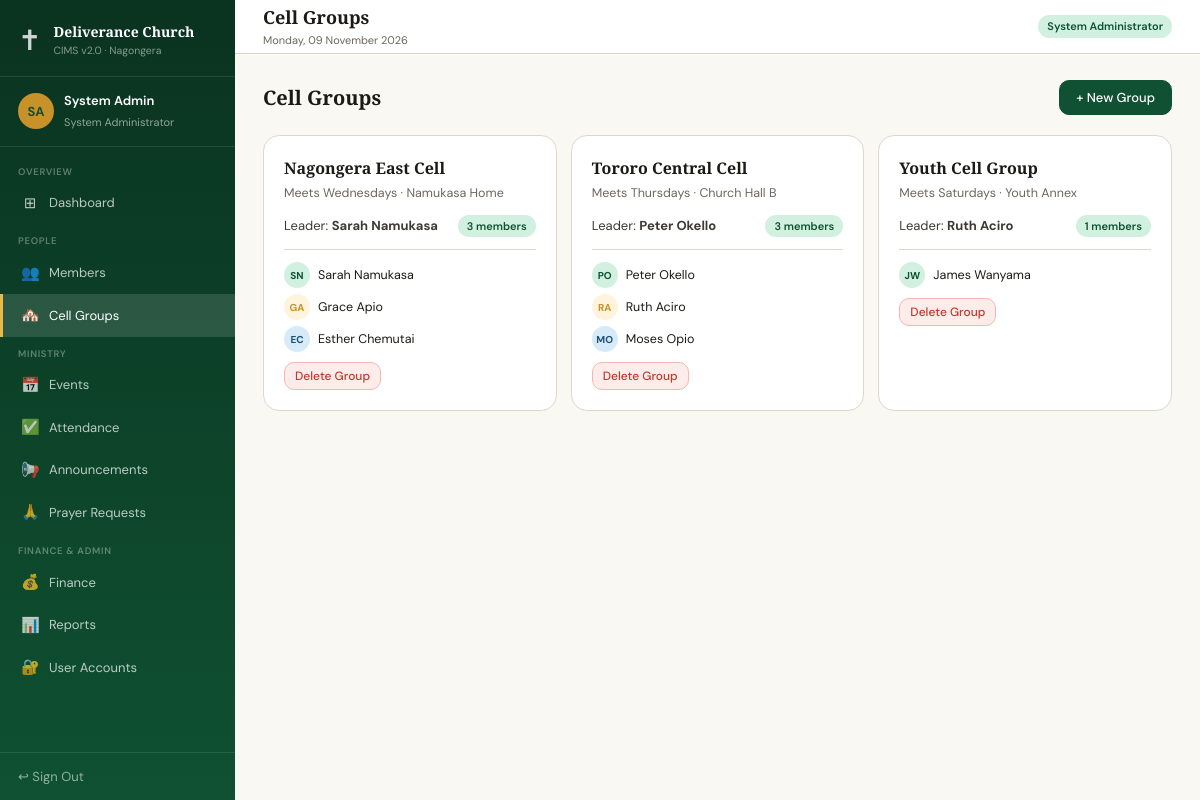
/pages/cell_groups.php (signed in), run on the app's committed database.
### tables this page shows
CREATE TABLE cell_groups (
    id INT AUTO_INCREMENT PRIMARY KEY,
    name VARCHAR(100) NOT NULL,
    leader_id INT,
    meeting_day VARCHAR(20),
    meeting_location VARCHAR(150),
    created_at TIMESTAMP DEFAULT CURRENT_TIMESTAMP
);

CREATE TABLE members (
    id INT AUTO_INCREMENT PRIMARY KEY,
    first_name VARCHAR(60) NOT NULL,
    last_name VARCHAR(60) NOT NULL,
    phone VARCHAR(30),
    email VARCHAR(100),
    date_of_birth DATE,
    gender ENUM('Male','Female','Other'),
    address VARCHAR(200),
    group_id INT,
    registration_date DATE NOT NULL DEFAULT (CURRENT_DATE),
    status ENUM('Active','Inactive') NOT NULL DEFAULT 'Active',
    notes TEXT,
    created_at TIMESTAMP DEFAULT CURRENT_TIMESTAMP,
    FOREIGN KEY (group_id) REFERENCES cell_groups(id) ON DELETE SET NULL
);

### includes/auth.php (called while the page is built, shortened)
<?php
function isLoggedIn(): bool {
    return isset($_SESSION['user_id']);
}
function hasRole(array $roles): bool {
    return isLoggedIn() && in_array($_SESSION['role'], $roles, true);
}

### pages/cell_groups.php (the view, shortened to what this page needs)
<?php
require_once __DIR__ . '/../config/db.php';
require_once __DIR__ . '/../includes/header.php';
$groups  = $pdo->query("SELECT cg.*, CONCAT(m.first_name,' ',m.last_name) as leader_name, COUNT(DISTINCT mem.id) as member_count FROM cell_groups cg LEFT JOIN members m ON cg.leader_id=m.id LEFT JOIN members mem ON mem.group_id=cg.id AND mem.status='Active' GROUP BY cg.id ORDER BY cg.name")->fetchAll();
$avC = ['av-g','av-gold','av-b','av-r'];
?>
<div class="page-header">
  <h3>Cell Groups</h3>
  <?php if(hasRole(['System Administrator'])): ?><button class="btn btn-primary" onclick="openModal('groupModal')">+ New Group</button><?php endif; ?>
</div>
<div class="grid-3">
  <?php foreach ($groups as $g): ?>
    <div class="group-card">
      <div class="group-name"><?= htmlspecialchars($g['name']) ?></div>
      <div class="group-meta">
        Meets <?= htmlspecialchars($g['meeting_day']??'TBA') ?>s · <?= htmlspecialchars($g['meeting_location']??'TBA') ?>
      </div>
      <div style="display:flex;justify-content:space-between;align-items:center;margin-bottom:12px">
        <div style="font-size:13px;color:var(--ink-md)">Leader: <strong><?= htmlspecialchars($g['leader_name']??'—') ?></strong></div>
        <span class="badge b-green"><?= $g['member_count'] ?> members</span>
      </div>
      <?php
        $gMembers = $pdo->prepare("SELECT * FROM members WHERE group_id=? AND status='Active' LIMIT 5");
        $gMembers->execute([$g['id']]);
        $gMembers = $gMembers->fetchAll();
      ?>
      <div style="border-top:1px solid var(--border);padding-top:12px">
        <?php foreach ($gMembers as $j => $gm): ?>
          <div style="display:flex;align-items:center;gap:8px;margin-bottom:6px">
            <div class="av <?= $avC[$j%4] ?>" style="width:26px;height:26px;font-size:10px"><?= strtoupper(substr($gm['first_name'],0,1).substr($gm['last_name'],0,1)) ?></div>
            <span style="font-size:12.5px"><?= htmlspecialchars($gm['first_name'].' '.$gm['last_name']) ?></span>
          </div>
        <?php endforeach; ?>
      </div>
      <?php if(hasRole(['System Administrator'])): ?>
        <form method="POST" style="margin-top:10px" onsubmit="return confirmDelete(this)">
          <button type="submit" class="btn btn-sm btn-danger">Delete Group</button>
        </form>
      <?php endif; ?>
    </div>
  <?php endforeach; ?>
</div>
<?php require_once __DIR__ . '/../includes/footer.php'; ?>

### assets/css/style.css (style rules this page uses)
*, *::before, *::after { margin: 0; padding: 0; box-sizing: border-box; }
:root { --forest: #0F5132; --forest-md: #1a7a4a; --forest-lt: #d1f0e0; --gold: #c8922a; --gold-lt: #fef3dc; --gold-md: #e8b84b; --cream: #faf8f3; --sand: #f0ece2; --parchment: #e8e2d5; --ink: #1c1a17; --ink-md: #3d3a35; --ink-lt: #6b6760; --white: #ffffff; --border: #ddd8cc; --red: #c0392b; --red-lt: #fdecea; --blue: #1a5276; --blue-lt: #d6eaf8; --purple: #5b21b6; --purple-lt: #ede9fe; --radius: 10px; --radius-lg: 16px; --shadow: 0 2px 8px rgba(0,0,0,.08); --shadow-md: 0 4px 16px rgba(0,0,0,.12); }
body { font-family: 'DM Sans', sans-serif; background: var(--cream); color: var(--ink); font-size: 14px; line-height: 1.5; }
.grid-3 { display: grid; grid-template-columns: repeat(3, 1fr); gap: 14px; }
.badge { display: inline-block; padding: 3px 9px; border-radius: 20px; font-size: 11px; font-weight: 600; }
.b-green { background: var(--forest-lt); color: var(--forest); }
.btn { display: inline-flex; align-items: center; gap: 6px; padding: 8px 16px; border-radius: var(--radius); border: 1.5px solid var(--border); background: var(--white); cursor: pointer; font-size: 13px; font-weight: 500; color: var(--ink); font-family: 'DM Sans', sans-serif; text-decoration: none; transition: all .15s; }
.btn-primary { background: var(--forest); border-color: var(--forest); color: #fff; }
.btn-danger { background: var(--red-lt); border-color: #f5b7b1; color: var(--red); }
.btn-sm { padding: 5px 10px; font-size: 12px; }
.page-header { display: flex; align-items: center; justify-content: space-between; margin-bottom: 20px; }
.page-header h3 { font-family: 'Playfair Display', serif; font-size: 20px; font-weight: 600; }
.av { width: 32px; height: 32px; border-radius: 50%; display: inline-flex; align-items: center; justify-content: center; font-size: 12px; font-weight: 700; flex-shrink: 0; }
.av-g { background: var(--forest-lt); color: var(--forest); }
.av-gold { background: var(--gold-lt); color: var(--gold); }
.av-b { background: var(--blue-lt); color: var(--blue); }
.group-card { background: var(--white); border: 1px solid var(--border); border-radius: var(--radius-lg); padding: 20px; }
.group-name { font-family: 'Playfair Display', serif; font-size: 16px; font-weight: 600; color: var(--ink); margin-bottom: 4px; }
.group-meta { font-size: 12.5px; color: var(--ink-lt); margin-bottom: 12px; }

### data on the page
cell_groups: name "Nagongera East Cell", meeting_day "Wednesday", meeting_location "Namukasa Home", leader_name "Sarah Namukasa", member_count "3"
members: first_name+last_name "SN", first_name+last_name "Sarah Namukasa"
members: first_name+last_name "GA", first_name+last_name "Grace Apio"
members: first_name+last_name "EC", first_name+last_name "Esther Chemutai"
cell_groups: name "Tororo Central Cell", meeting_day "Thursday", meeting_location "Church Hall B", leader_name "Peter Okello", member_count "3"
members: first_name+last_name "PO", first_name+last_name "Peter Okello"
members: first_name+last_name "RA", first_name+last_name "Ruth Aciro"
members: first_name+last_name "MO", first_name+last_name "Moses Opio"
cell_groups: name "Youth Cell Group", meeting_day "Saturday", meeting_location "Youth Annex", leader_name "Ruth Aciro", member_count "1"
members: first_name+last_name "JW", first_name+last_name "James Wanyama"

### other printed values
$initials "SA"
$user['name'] "System Admin"
$user['role'] "System Administrator"
$item['section'] "OVERVIEW"
$item['icon'] "⊞"
$item['label'] "Dashboard"
$item['section'] "PEOPLE"
$item['icon'] "👥"
$item['label'] "Members"
$item['icon'] "🏘️"
$item['label'] "Cell Groups"
$item['section'] "MINISTRY"
$item['icon'] "📅"
$item['label'] "Events"
$item['icon'] "✅"
